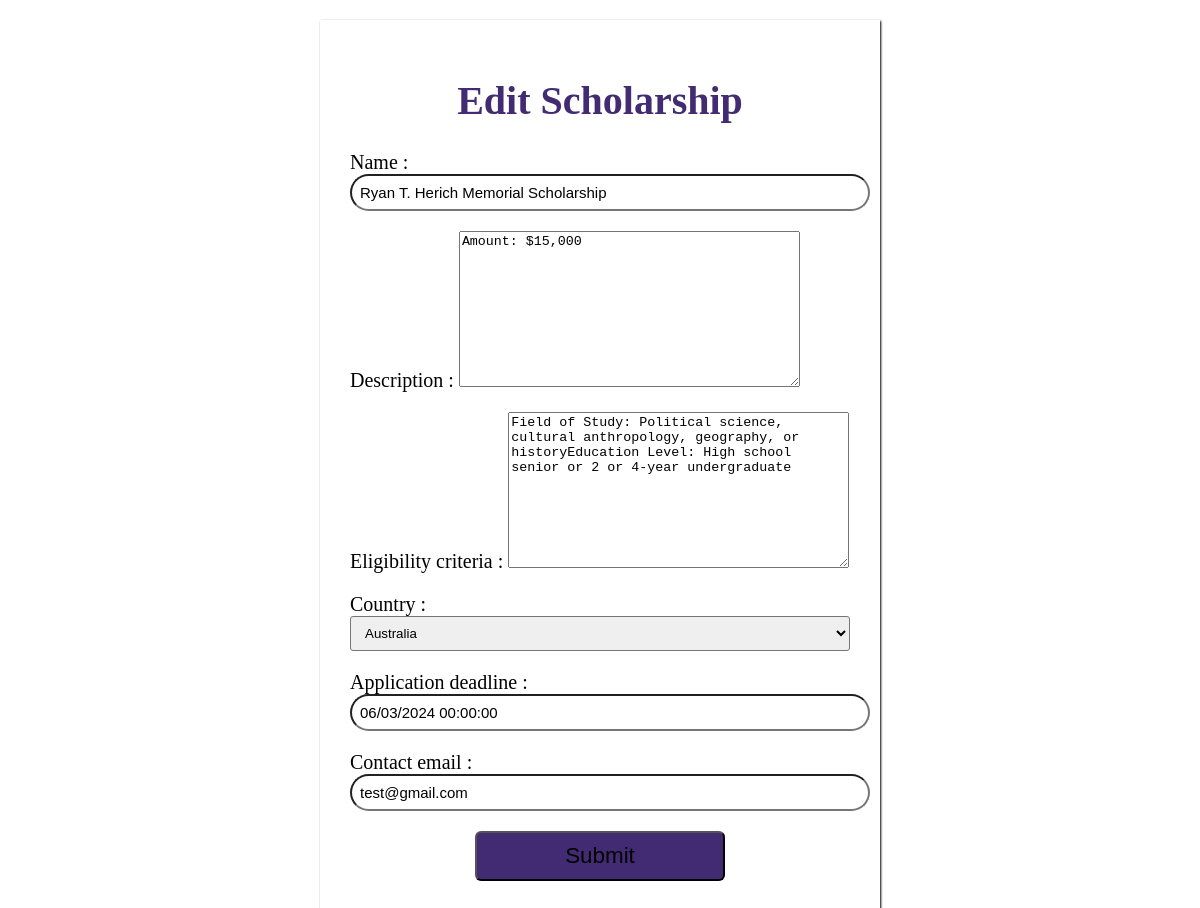
The page /editscholarship/1/ (signed in) on the database its author committed.
### scholarships/models.py (models this page shows)
class Scholarships(models.Model):
    name= models.CharField(max_length=255,blank=True, null=True)
    description= models.TextField(blank=True, null=True)
    eligibility_criteria= models.TextField(blank=True, null=True)
    scholarship_type= models.CharField(max_length=50, choices=[('merit', 'Merit-Based'), ('need', 'Need-Based')],blank=True, null=True)
    status= models.CharField(max_length=50, choices=[('open', 'Open'), ('closed', 'Closed'), ('ongoing', 'Ongoing')],blank=True, null=True)
    application_deadline = models.DateTimeField(blank=True, null=True)
    Contact_email=models.EmailField(blank=True, null=True)
    id= models.IntegerField(primary_key=True,null=False)
    created_at = models.DateTimeField(auto_now_add=True,null=True)
    country = CountryField(blank=True, null=True)

### scholarships/views.py (the view)
# urls.py: path('editscholarship/<int:id>/',views.edit_scholarship, name='editscholarship'),
@login_required
def edit_scholarship(request, id):
    scholarship = Scholarships.objects.get(id=id)
    if request.method == "POST":
        form = ScholarshipAdditionForm(request.POST, request.FILES, instance=scholarship)
        if form.is_valid():
            form.save()
    else:
        form = ScholarshipAdditionForm(instance=scholarship)
    return render(request, 'edit_scholarship.html', {"form": form})

### scholarships/forms.py
class ScholarshipAdditionForm(forms.ModelForm):
    class Meta:
        model=Scholarships
        fields=['name','description','eligibility_criteria','country','application_deadline','Contact_email']

### scholarships/templates/edit_scholarship.html (shortened to what this page needs)
<!DOCTYPE html>
<html lang="en">
<head>
</head>
<body>
    <div class="wrapper">
        <div class="form">
            <form method="POST" enctype="multipart/form-data">
                <h1> Edit Scholarship </h1>
                {{form.as_p}}
      <center><button>Submit</button></center>
     </form>
     </div>
     </div>
 </body>
 </html>
</body>
</html>

### scholarships/templates/edit_scholarship.html (style rules this page uses)
h1 { text-align: center; color: rgb(66,43,114); }
body { background-color:white; align-items: center; justify-content: center; font-size: 20px; }
input { width: 100%; outline: none; font-size: 15px; padding: 8px 8px; border-radius: 20px; }
select { width: 100%; padding: 8px 10px; border-radius: 3px; transition: all 0.3; }
.wrapper { max-width: 500px; width: 80%; background: #fff; margin: 20px auto; padding: 30px; box-shadow: 1px 1px 2px rgba(0,0,0, 125); }
button { background-color: rgb(66,43,114); top: 30px; height: 50px; width :50%; border-radius: 6px; align-items: center; font-size: 1.4rem; }

### rows shown on the page
Scholarships: name "Ryan T. Herich Memorial Scholarship", description "Amount: $15,000", eligibility_criteria "Field of Study: Political science, cultural anthropology, geography, or historyEducation Level: High school senior or 2 or 4-year undergraduate", country "Australia", application_deadline "06/03/2024 00:00:00", Contact_email "test@gmail.com"
